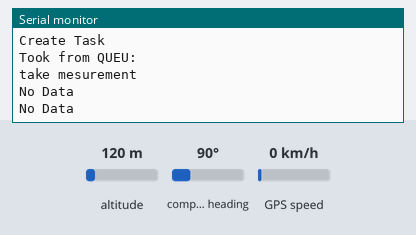
Simulated run of this sketch. Board: ESP32. Parts: the last lines printed to the serial monitor. Inputs (shaded band) come from the test bench; at power-on: altitude 120 m, GPS speed 0 km/h, compass heading 90°. The GPS gets a fix after 3 s at 37.7749, -122.4194 with 8 satellites.

Above: at 1.2 s.
1.3 s: altitude set to 20 m
At 1.81 s:
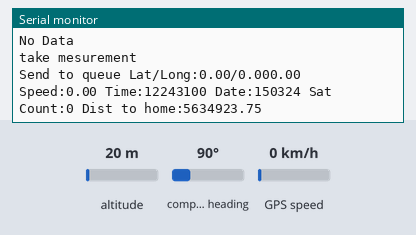
4.2 s: GPS speed set to 2 km/h
At 4.72 s:
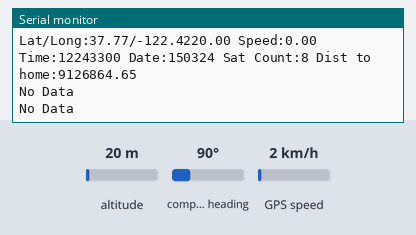
5.7 s: altitude set to 250 m
At 8.19 s:
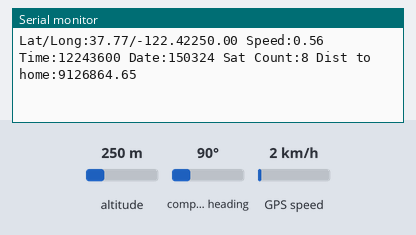
Timing chart, 0 to 9.7 s (numbered marks = the images above; inputs shaded):
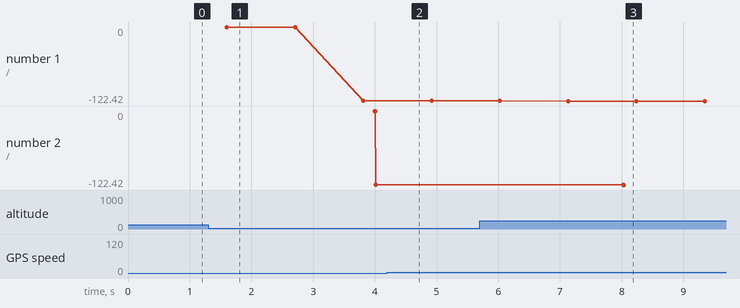

The sketch:

GPSTask.ino
```cpp
#include "credentials.h"
#include "mygps.h"


void setup(){
    DEBUG_INIT;
    gpsSetup();
}


void loop(){
  //gpsDisplayData( gpsGetData() );
  DEBUG_PRINTLN("Took from QUEU: ");
  int messagesWaiting;
  while(uxQueueMessagesWaiting(gpsQueueHandler)> 0){
      gpsDisplayData(gpsGetData());
  }


  delay(4000);
}
```

credentials.h
```cpp
#ifndef CREDENTIALS_H
#define CREDENTIALS_H

#include "debug.h"

// gps Settings
#define RXD2 34 // 32
#define TXD2 35 //33
#define GPS_BOUD 9800 // 4800 // 9800
#define GPS_SAVE_DELAY 1000 // interval for taking a measurment
#define GPS_QUEUE_LENGTH 5
#define GPS_DELAY_IF_NO_DATA 300
#define MILLIES_READ_TIMEOUT 500
#define TIME_CALIBRATION_H 2000000

// home location for the distance calculations
static const double HOME_LAT = 50.135673;
static const double HOME_LNG = 8.521051;


#endif // #ifndef CREDENTIALS_H
```

debug.h
```cpp
#ifndef DEBUG_H
#define DEBUG_H
/** Debug output */

  #define DEBUG

  #ifdef DEBUG
    #define DEBUG_INIT Serial.begin(115200);
    #define DEBUG_PRINT(val) Serial.print(val)
    #define DEBUG_PRINTF(val, format) Serial.print(val, format)
    #define DEBUG_PRINTLN(val) Serial.println(val)
    #define DEBUG_PRINTLNF(val, format) Serial.println(val, format)
  #else
    #define DEBUG_INIT
    #define DEBUG_PRINT(val)
    #define DEBUG_PRINTF(val, format)
    #define DEBUG_PRINTLN(val)
    #define DEBUG_PRINTLNF(val, format)
  #endif

  #warning included

#endif
```

mygps.h
```cpp
#ifndef MYGPS_H
#define MYGPS_H

#include <TinyGPS++.h>
#include "credentials.h"

// located in the credentials.h
//// gps Settings
//#define RXD2 34 // 32
//#define TXD2 35 //33
//#define GPS_BOUD 9800 // 4800 // 9800
//#define GPS_SAVE_DELAY 1000 // interval for taking a measurment
//#define GPS_QUEUE_LENGTH 5
//#define GPS_DELAY_IF_NO_DATA 300
//#define MILLIES_READ_TIMEOUT 500
//
//// home location for the distance calculations
//static const double HOME_LAT = 50.135673;
//static const double HOME_LNG = 8.521051;

struct GpsData {
  double latitude;
  double logitude;
  double altitude;
  double speed;
  uint32_t time;
  uint32_t date;
  uint32_t sattelites;
  double distanceToHome;
} curGPSData;

TinyGPSPlus gps;
boolean gpsConnected = false;
TaskHandle_t gpsTaskHandle;
QueueHandle_t gpsQueueHandler;

void gpsDisplayData(GpsData data);

void gpsTask (void* prams) {
  unsigned long saveMeasurementTimer = millis();

  while (true) { // run vorever

    if (!Serial2.available()) {
      delay(GPS_DELAY_IF_NO_DATA);
      DEBUG_PRINTLN("No Data");
      continue;
    }

    unsigned long start = millis();

    do
    {
      while (Serial2.available()) {
        int i = Serial2.read();
        gps.encode(i);
      }

    } while (millis() - start < MILLIES_READ_TIMEOUT);

    if (millis() > 5000 && gps.charsProcessed() < 10) {
      gpsConnected = false;
      DEBUG_PRINTLN("No GPS data received: check wiring");
    } else {
      DEBUG_PRINTLN("take mesurement");
      gpsConnected = true;
      if (millis() > saveMeasurementTimer + GPS_SAVE_DELAY) {
        GpsData data;
        data.latitude = gps.location.lat();
        data.logitude = gps.location.lng();
        data.altitude = gps.altitude.meters();
        data.speed = gps.speed.mps();

        // add two houres
        double t = gps.time.value() + TIME_CALIBRATION_H;
        if ( t > 24000000) {
          t -= 24000000;
        }
        data.time = t;

        data.date = gps.date.value();
        data.sattelites = gps.satellites.value();
        data.distanceToHome = gps.distanceBetween(gps.location.lat(), gps.location.lng(), HOME_LAT, HOME_LNG) ;

        BaseType_t xStatus = xQueueSend(gpsQueueHandler, &data, portMAX_DELAY);
        if ( xStatus == pdPASS ) {
          DEBUG_PRINT("Send to queue ");
          gpsDisplayData(data);
        } else {
          DEBUG_PRINTLN("Send to queue failed");
        }
        saveMeasurementTimer = millis(); // refresh timer
      } // end if
    } // end else
  } // end while
}

static void gpsSetup() {

  DEBUG_PRINTLN("Open serial port 2");
  Serial2.begin(GPS_BOUD, SERIAL_8N1, RXD2, TXD2);

  // create the queue
  DEBUG_PRINTLN("Create queue");
  gpsQueueHandler = xQueueCreate( GPS_QUEUE_LENGTH, sizeof(GpsData));

  // create a task for gps data
  DEBUG_PRINTLN("Create Task");
  xTaskCreatePinnedToCore(
    gpsTask,   /* Task function. */
    "GPSTask",     /* name of task. */
    100000,       /* Stack size of task */
    NULL,        /* parameter of the task */
    1,           /* priority of the task */
    &gpsTaskHandle,      /* Task handle to keep track of created task */
    1);          /* pin task to core 1 */
}

static GpsData gpsGetData  () {
  GpsData data;
  xQueueReceive(gpsQueueHandler, &data, portMAX_DELAY);
  return data;
}

void gpsDisplayData(GpsData data) {

  DEBUG_PRINT("Lat/Long:");
  DEBUG_PRINT(data.latitude);
  DEBUG_PRINT("/");
  DEBUG_PRINT(data.logitude);
  DEBUG_PRINT(data.altitude);
  DEBUG_PRINT(" Speed:");
  DEBUG_PRINT(data.speed);
  DEBUG_PRINT(" Time:");
  DEBUG_PRINT(data.time);
  DEBUG_PRINT(" Date:");
  DEBUG_PRINT(data.date);
  DEBUG_PRINT(" Sat Count:");
  DEBUG_PRINT(data.sattelites);
  DEBUG_PRINT(" Dist to home:");
  DEBUG_PRINTLN(data.distanceToHome) ;
}


bool gpsHasData() {
  return (uxQueueMessagesWaiting(gpsQueueHandler) > 0 );
}

int gpsGetMessageCount() {
  return uxQueueMessagesWaiting(gpsQueueHandler);
}


#endif
```

Measured:
- after the input at 5.7 s, the serial monitor: prints a new line after 1.4 s (image 3)
- plotted number 1: -122.42 → -122.42 after the input at 5.7 s
- plotted number 2: -122.42 → -122.42 after the input at 5.7 s
